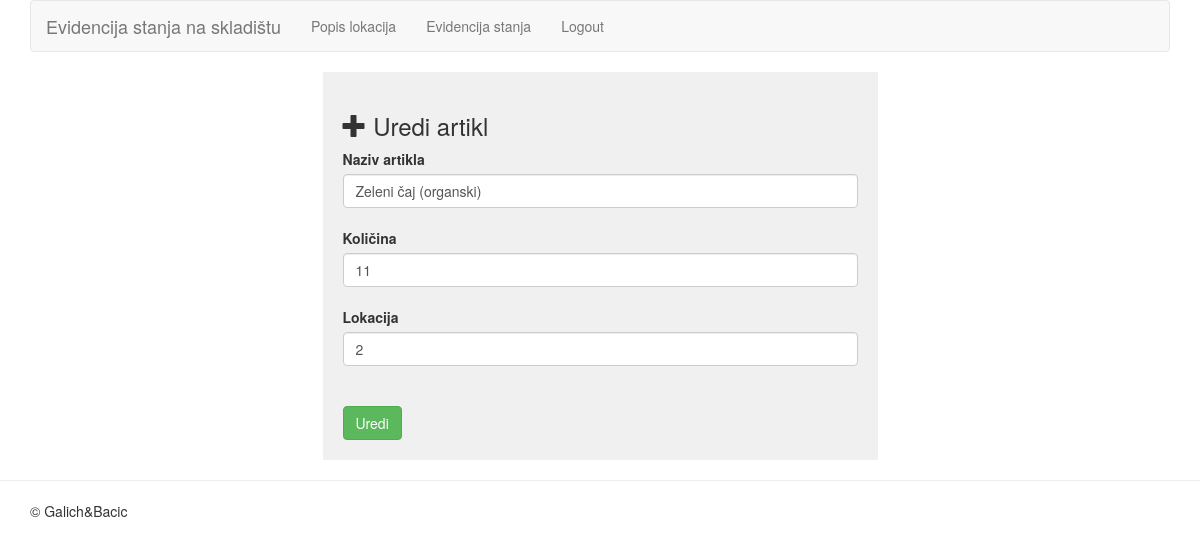
Page /izmjeni_evidencija.php?ID=3 (signed in) on the committed database.
### tables this page shows
CREATE TABLE `evidencija_stanja` (
  `ID` int(32) NOT NULL,
  `naziv_robe` varchar(128) NOT NULL,
  `kolicina` int(16) NOT NULL,
  `lokacija` int(32) NOT NULL
);

### izmjeni_evidencija.php (the view, shortened to what this page needs)
<?php
require_once 'connect.php';
require_once 'header.php';
?>
<div class="container">
	<?php
	$ID = isset($_GET['ID']) ? (int) $_GET['ID'] : 0;
	$sql = "SELECT * FROM evidencija_stanja WHERE ID={$ID}";
	$result = $con->query($sql);
	$row = $result->fetch_assoc();
	?>
	<div class="row">
	<div class="col-md-6 col-md-offset-3">
		<div class="box">
			<h3><i class="glyphicon glyphicon-plus"></i>&nbsp;Uredi artikl</h3>
			<form action="" method="POST">
				<label for="naziv_artikla">Naziv artikla</label>
				<input type="text" id="naziv_robe"  name="naziv_robe" value="<?php echo $row['naziv_robe']; ?>" class="form-control"><br>
				<label for="kolicina">Količina</label>
				<input type="text"  name="kolicina" id="kolicina" value="<?php echo $row['kolicina']; ?>" class="form-control"><br>
				<label for="lokacija">Lokacija</label>
				<input type="text"  name="lokacija" id="lokacija"  value="<?php echo $row['lokacija']; ?>" class="form-control"><br>
				<br>
				<input type="submit" name="update" class="btn btn-success" value="Uredi">
			</form>
		</div>
	</div>
</div>
</div>
<?php
 require_once 'footer.php';

### header.php (style rules this page uses)
.box { background: #f0f0f0; padding: 20px; }

### rows in the picture
evidencija_stanja: naziv_robe "Zeleni čaj (organski)", kolicina "11", lokacija "2"
